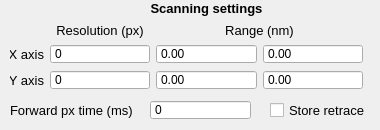
     <widget class="QWidget" name="Confocal">
      <attribute name="title">
       <string>Confocal</string>
      </attribute>
      <widget class="QCheckBox" name="storeRetraceConf">
       <property name="geometry">
        <rect>
         <x>270</x>
         <y>100</y>
         <width>101</width>
         <height>21</height>
        </rect>
       </property>
       <property name="font">
        <font>
         <pointsize>10</pointsize>
        </font>
       </property>
       <property name="accessibleName">
        <string/>
       </property>
       <property name="inputMethodHints">
        <set>Qt::ImhNone</set>
       </property>
       <property name="text">
        <string>Store retrace</string>
       </property>
      </widget>
      <widget class="QSpinBox" name="xResolutionConf">
       <property name="geometry">
        <rect>
         <x>50</x>
         <y>44</y>
         <width>100</width>
         <height>20</height>
        </rect>
       </property>
       <property name="buttonSymbols">
        <enum>QAbstractSpinBox::NoButtons</enum>
       </property>
       <property name="accelerated">
        <bool>true</bool>
       </property>
       <property name="keyboardTracking">
        <bool>false</bool>
       </property>
       <property name="maximum">
        <number>5000</number>
       </property>
      </widget>
      <widget class="QDoubleSpinBox" name="xMaxRangeConf">
       <property name="geometry">
        <rect>
         <x>263</x>
         <y>44</y>
         <width>100</width>
         <height>20</height>
        </rect>
       </property>
       <property name="buttonSymbols">
        <enum>QAbstractSpinBox::NoButtons</enum>
       </property>
       <property name="accelerated">
        <bool>true</bool>
       </property>
       <property name="keyboardTracking">
        <bool>false</bool>
       </property>
       <property name="maximum">
        <double>100000.000000000000000</double>
       </property>
      </widget>
      <widget class="QDoubleSpinBox" name="xMinRangeConf">
       <property name="geometry">
        <rect>
         <x>156</x>
         <y>44</y>
         <width>101</width>
         <height>20</height>
        </rect>
       </property>
       <property name="sizePolicy">
        <sizepolicy hsizetype="Expanding" vsizetype="Fixed">
         <horstretch>0</horstretch>
         <verstretch>0</verstretch>
        </sizepolicy>
       </property>
       <property name="buttonSymbols">
        <enum>QAbstractSpinBox::NoButtons</enum>
       </property>
       <property name="accelerated">
        <bool>true</bool>
       </property>
       <property name="keyboardTracking">
        <bool>false</bool>
       </property>
       <property name="maximum">
        <double>100000.000000000000000</double>
       </property>
      </widget>
      <widget class="QLabel" name="label_36">
       <property name="geometry">
        <rect>
         <x>10</x>
         <y>100</y>
         <width>131</width>
         <height>20</height>
        </rect>
       </property>
       <property name="font">
        <font>
         <pointsize>10</pointsize>
        </font>
       </property>
       <property name="text">
        <string>Forward px time (ms)</string>
       </property>
       <property name="alignment">
        <set>Qt::AlignLeading|Qt::AlignLeft|Qt::AlignVCenter</set>
       </property>
      </widget>
      <widget class="QLabel" name="label_37">
       <property name="geometry">
        <rect>
         <x>156</x>
         <y>22</y>
         <width>207</width>
         <height>16</height>
        </rect>
       </property>
       <property name="sizePolicy">
        <sizepolicy hsizetype="Preferred" vsizetype="Fixed">
         <horstretch>0</horstretch>
         <verstretch>0</verstretch>
        </sizepolicy>
       </property>
       <property name="font">
        <font>
         <pointsize>10</pointsize>
        </font>
       </property>
       <property name="text">
        <string>Range (nm)</string>
       </property>
       <property name="alignment">
        <set>Qt::AlignCenter</set>
       </property>
      </widget>
      <widget class="QLabel" name="label_38">
       <property name="geometry">
        <rect>
         <x>10</x>
         <y>70</y>
         <width>34</width>
         <height>20</height>
        </rect>
       </property>
       <property name="font">
        <font>
         <pointsize>10</pointsize>
        </font>
       </property>
       <property name="text">
        <string>Y axis</string>
       </property>
       <property name="alignment">
        <set>Qt::AlignRight|Qt::AlignTrailing|Qt::AlignVCenter</set>
       </property>
      </widget>
      <widget class="QLabel" name="label_39">
       <property name="geometry">
        <rect>
         <x>50</x>
         <y>0</y>
         <width>313</width>
         <height>16</height>
        </rect>
       </property>
       <property name="font">
        <font>
         <pointsize>10</pointsize>
         <weight>75</weight>
         <bold>true</bold>
        </font>
       </property>
       <property name="text">
        <string>Scanning settings</string>
       </property>
       <property name="alignment">
        <set>Qt::AlignCenter</set>
       </property>
      </widget>
      <widget class="QDoubleSpinBox" name="yMinRangeConf">
       <property name="geometry">
        <rect>
         <x>156</x>
         <y>70</y>
         <width>101</width>
         <height>20</height>
        </rect>
       </property>
       <property name="sizePolicy">
        <sizepolicy hsizetype="Expanding" vsizetype="Fixed">
         <horstretch>0</horstretch>
         <verstretch>0</verstretch>
        </sizepolicy>
       </property>
       <property name="buttonSymbols">
        <enum>QAbstractSpinBox::NoButtons</enum>
       </property>
       <property name="accelerated">
        <bool>true</bool>
       </property>
       <property name="keyboardTracking">
        <bool>false</bool>
       </property>
       <property name="maximum">
        <double>100000.000000000000000</double>
       </property>
      </widget>
      <widget class="QLabel" name="label_40">
       <property name="geometry">
        <rect>
         <x>10</x>
         <y>44</y>
         <width>34</width>
         <height>20</height>
        </rect>
       </property>
       <property name="font">
        <font>
         <pointsize>10</pointsize>
        </font>
       </property>
       <property name="text">
        <string>X axis</string>
       </property>
       <property name="alignment">
        <set>Qt::AlignRight|Qt::AlignTrailing|Qt::AlignVCenter</set>
       </property>
      </widget>
      <widget class="QSpinBox" name="fwpxTimeConf">
       <property name="geometry">
        <rect>
         <x>150</x>
         <y>100</y>
         <width>101</width>
         <height>20</height>
        </rect>
       </property>
       <property name="sizePolicy">
        <sizepolicy hsizetype="Expanding" vsizetype="Fixed">
         <horstretch>0</horstretch>
         <verstretch>0</verstretch>
        </sizepolicy>
       </property>
       <property name="buttonSymbols">
        <enum>QAbstractSpinBox::NoButtons</enum>
       </property>
       <property name="accelerated">
        <bool>true</bool>
       </property>
       <property name="keyboardTracking">
        <bool>false</bool>
       </property>
       <property name="maximum">
        <number>5000</number>
       </property>
      </widget>
      <widget class="QLabel" name="label_41">
       <property name="geometry">
        <rect>
         <x>50</x>
         <y>22</y>
         <width>100</width>
         <height>16</height>
        </rect>
       </property>
       <property name="sizePolicy">
        <sizepolicy hsizetype="Preferred" vsizetype="Fixed">
         <horstretch>0</horstretch>
         <verstretch>0</verstretch>
        </sizepolicy>
       </property>
       <property name="font">
        <font>
         <pointsize>10</pointsize>
        </font>
       </property>
       <property name="text">
        <string>Resolution (px)</string>
       </property>
       <property name="alignment">
        <set>Qt::AlignCenter</set>
       </property>
      </widget>
      <widget class="QDoubleSpinBox" name="yMaxRangeConf">
       <property name="geometry">
        <rect>
         <x>263</x>
         <y>70</y>
         <width>100</width>
         <height>20</height>
        </rect>
       </property>
       <property name="sizePolicy">
        <sizepolicy hsizetype="Expanding" vsizetype="Fixed">
         <horstretch>0</horstretch>
         <verstretch>0</verstretch>
        </sizepolicy>
       </property>
       <property name="buttonSymbols">
        <enum>QAbstractSpinBox::NoButtons</enum>
       </property>
       <property name="accelerated">
        <bool>true</bool>
       </property>
       <property name="keyboardTracking">
        <bool>false</bool>
       </property>
       <property name="maximum">
        <double>100000.000000000000000</double>
       </property>
      </widget>
      <widget class="QSpinBox" name="yResolutionConf">
       <property name="geometry">
        <rect>
         <x>50</x>
         <y>70</y>
         <width>100</width>
         <height>20</height>
        </rect>
       </property>
       <property name="buttonSymbols">
        <enum>QAbstractSpinBox::NoButtons</enum>
       </property>
       <property name="accelerated">
        <bool>true</bool>
       </property>
       <property name="keyboardTracking">
        <bool>false</bool>
       </property>
       <property name="maximum">
        <number>5000</number>
       </property>
      </widget>
     </widget>
